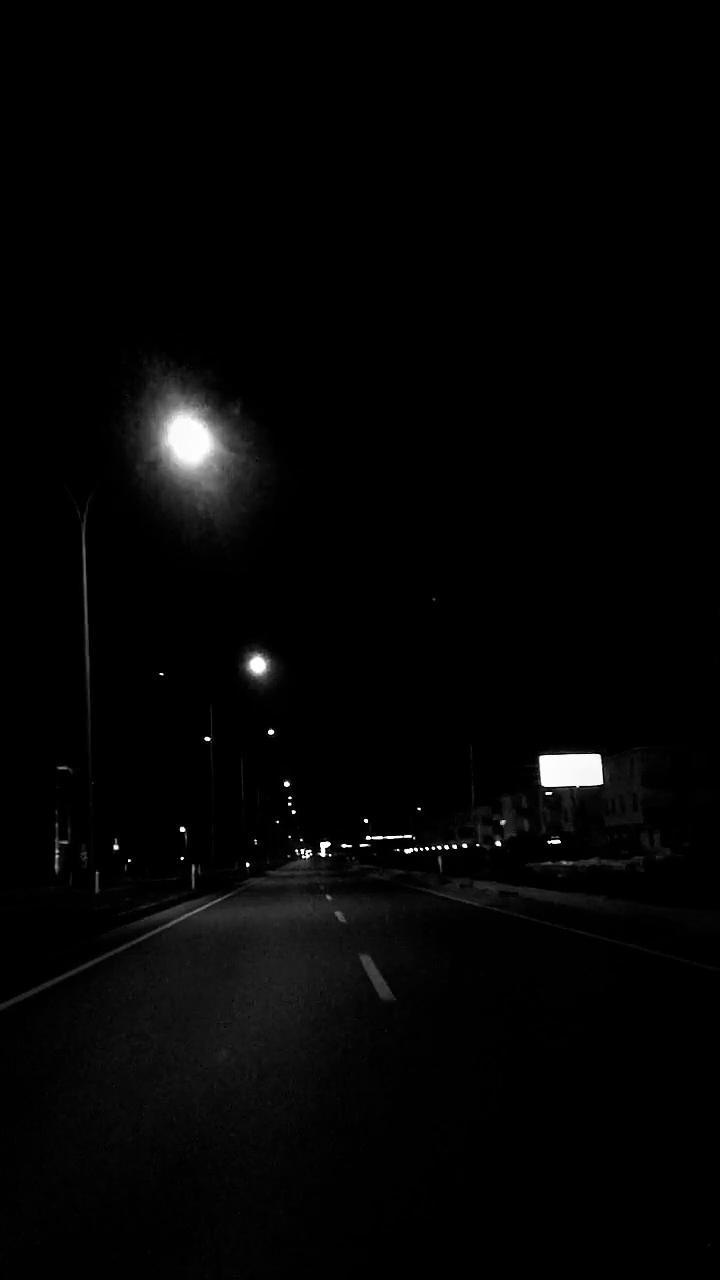
#> input picture frame 36 of live_IP/5614724-hd_720_1280_30fps.mp4, 720 x 1280 px
$ python cvprogramm.py
#> lines starting #> are read from the running program, lines starting #| are printed output that depends on the picture
import cv2
cap = cv2.VideoCapture(r"5614724-hd_720_1280_30fps.mp4")
if not cap.isOpened():
    print("[ERROR] Could not open video source.")
    exit()
custom_width = 600
custom_height = 400
while True:
    ret, frame = cap.read()
#> frame is the input picture: shape (1280, 720, 3); min 0, max 255, mean 4.6
    if not ret:
        print("[INFO] Can't receive frame (stream end?). Exiting ...")
        break
    resized_frame = cv2.resize(frame, (custom_width, custom_height), interpolation=cv2.INTER_AREA)
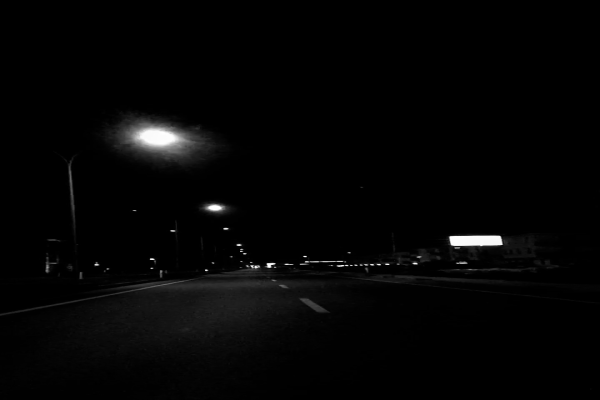
#> resized_frame: shape (400, 600, 3); min 0, max 255, mean 4.6
    cv2.imshow("Highway", resized_frame)
    if cv2.waitKey(1) & 0xFF == ord('q'):
#> (key q is pressed here)
        break
cap.release()
cv2.destroyAllWindows()

$ run again, starting later in the video
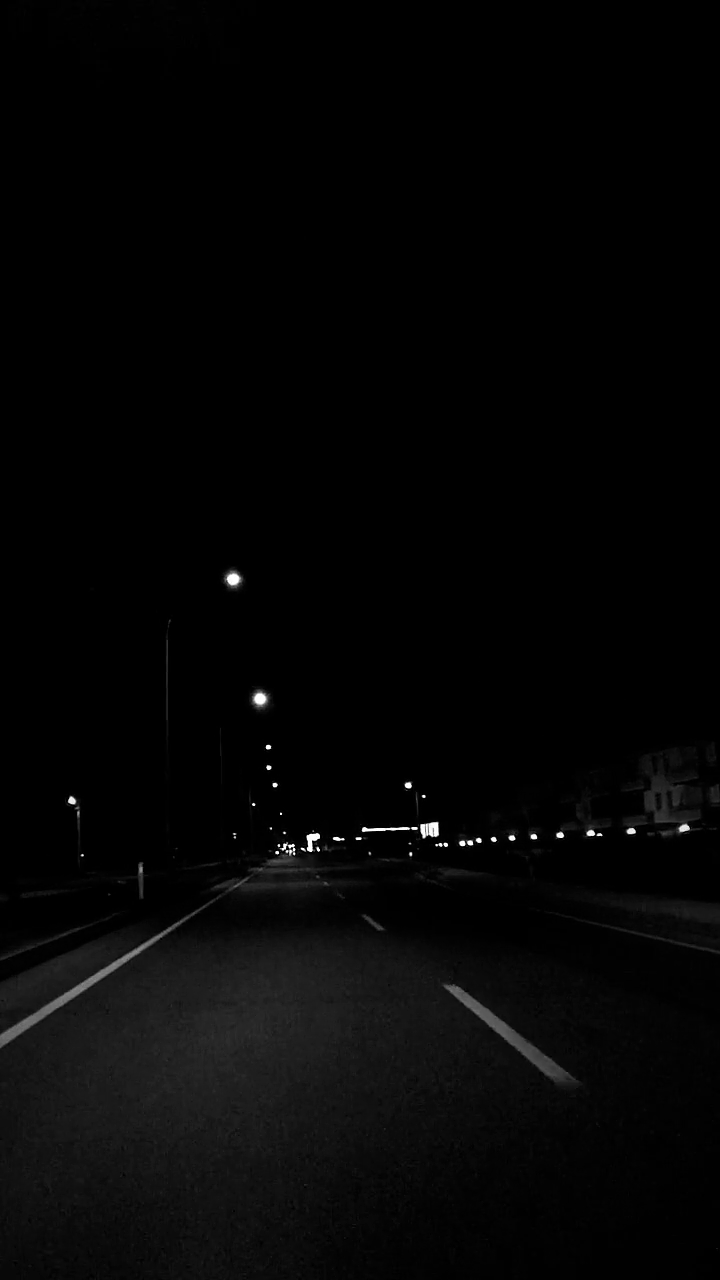
#> input picture frame 166 of live_IP/5614724-hd_720_1280_30fps.mp4, 720 x 1280 px
#> frame is the input picture: shape (1280, 720, 3); min 0, max 255, mean 5.1
#> `resized_frame = cv2.resize(frame, (custom_width, custom_height), inter..`:
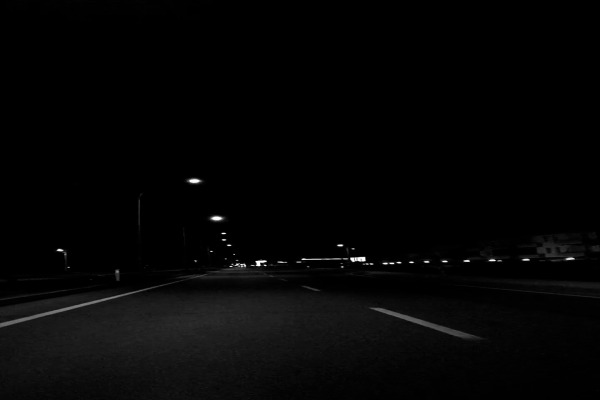
#> resized_frame: shape (400, 600, 3); min 0, max 255, mean 5.1

$ run again, starting later in the video
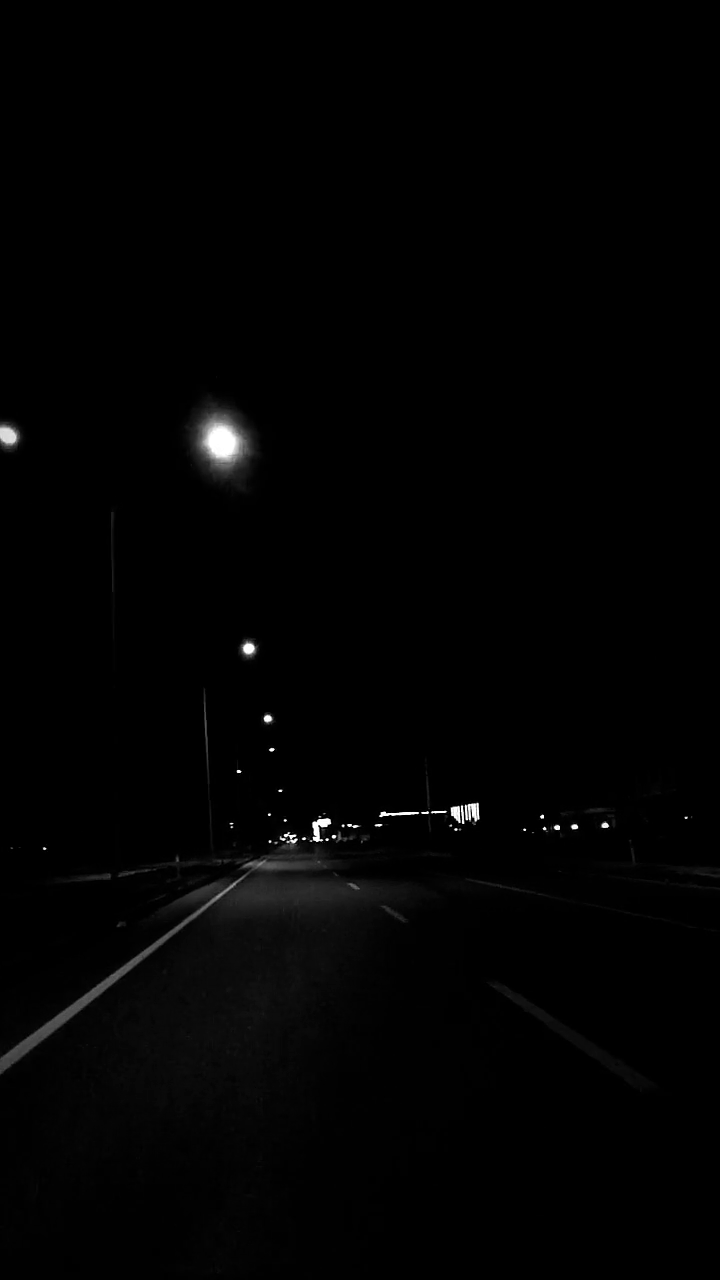
#> input picture frame 295 of live_IP/5614724-hd_720_1280_30fps.mp4, 720 x 1280 px
#> frame is the input picture: shape (1280, 720, 3); min 0, max 255, mean 2.3
#> `resized_frame = cv2.resize(frame, (custom_width, custom_height), inter..`:
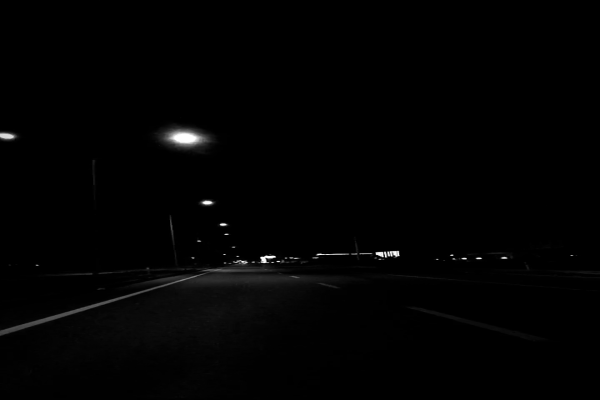
#> resized_frame: shape (400, 600, 3); min 0, max 255, mean 2.3
